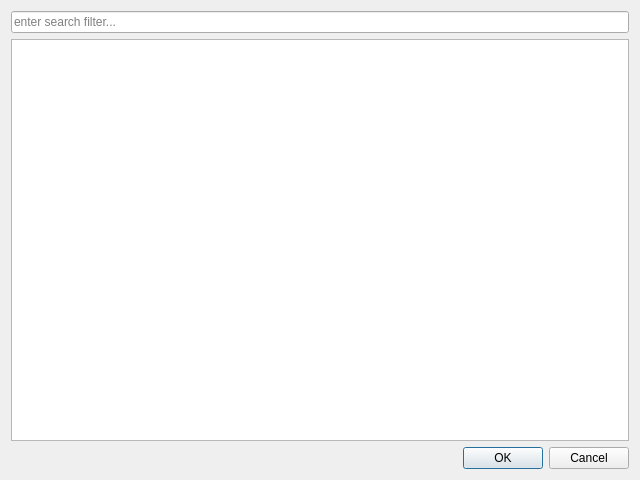
<?xml version="1.0" encoding="UTF-8"?>
<ui version="4.0">
 <class>ClassroomSelectionDialog</class>
 <widget class="QDialog" name="ClassroomSelectionDialog">
  <property name="minimumSize">
   <size>
    <width>640</width>
    <height>480</height>
   </size>
  </property>
  <property name="windowTitle">
   <string>Classroom selection</string>
  </property>
  <layout class="QGridLayout" name="gridLayout">
   <item row="0" column="1">
    <widget class="QLineEdit" name="filterLineEdit">
     <property name="placeholderText">
      <string>enter search filter...</string>
     </property>
    </widget>
   </item>
   <item row="1" column="1">
    <widget class="QListView" name="listView">
     <property name="sizeAdjustPolicy">
      <enum>QAbstractScrollArea::AdjustToContents</enum>
     </property>
     <property name="resizeMode">
      <enum>QListView::Adjust</enum>
     </property>
    </widget>
   </item>
   <item row="2" column="1">
    <widget class="QDialogButtonBox" name="buttonBox">
     <property name="orientation">
      <enum>Qt::Horizontal</enum>
     </property>
     <property name="standardButtons">
      <set>QDialogButtonBox::Cancel|QDialogButtonBox::Ok</set>
     </property>
    </widget>
   </item>
  </layout>
 </widget>
 <resources/>
 <connections>
  <connection>
   <sender>buttonBox</sender>
   <signal>accepted()</signal>
   <receiver>ClassroomSelectionDialog</receiver>
   <slot>accept()</slot>
   <hints>
    <hint type="sourcelabel">
     <x>248</x>
     <y>254</y>
    </hint>
    <hint type="destinationlabel">
     <x>157</x>
     <y>274</y>
    </hint>
   </hints>
  </connection>
  <connection>
   <sender>buttonBox</sender>
   <signal>rejected()</signal>
   <receiver>ClassroomSelectionDialog</receiver>
   <slot>reject()</slot>
   <hints>
    <hint type="sourcelabel">
     <x>316</x>
     <y>260</y>
    </hint>
    <hint type="destinationlabel">
     <x>286</x>
     <y>274</y>
    </hint>
   </hints>
  </connection>
  <connection>
   <sender>filterLineEdit</sender>
   <signal>textChanged(QString)</signal>
   <receiver>ClassroomSelectionDialog</receiver>
   <slot>updateSearchFilter()</slot>
   <hints>
    <hint type="sourcelabel">
     <x>179</x>
     <y>31</y>
    </hint>
    <hint type="destinationlabel">
     <x>393</x>
     <y>25</y>
    </hint>
   </hints>
  </connection>
  <connection>
   <sender>filterLineEdit</sender>
   <signal>returnPressed()</signal>
   <receiver>ClassroomSelectionDialog</receiver>
   <slot>accept()</slot>
   <hints>
    <hint type="sourcelabel">
     <x>48</x>
     <y>26</y>
    </hint>
    <hint type="destinationlabel">
     <x>395</x>
     <y>57</y>
    </hint>
   </hints>
  </connection>
  <connection>
   <sender>listView</sender>
   <signal>activated(QModelIndex)</signal>
   <receiver>ClassroomSelectionDialog</receiver>
   <slot>accept()</slot>
   <hints>
    <hint type="sourcelabel">
     <x>312</x>
     <y>134</y>
    </hint>
    <hint type="destinationlabel">
     <x>396</x>
     <y>143</y>
    </hint>
   </hints>
  </connection>
 </connections>
 <slots>
  <slot>updateSearchFilter()</slot>
 </slots>
</ui>
